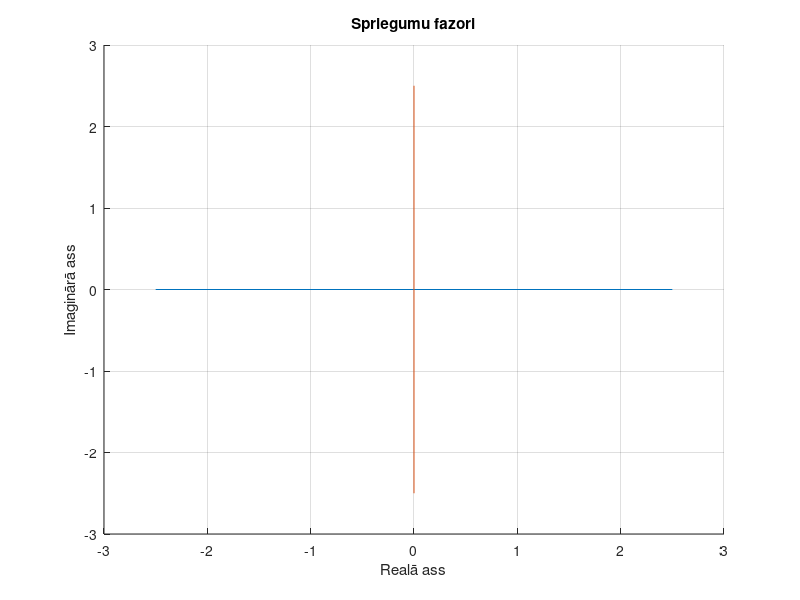

Reproduce this figure in MATLAB. (Note: this script raises an error after producing the figure.)
L=20e-3; C=2200e-12;
R0 = 1e3; Us = 5; R1=1e3;
f = [10e3];
omega = 2*pi*f;
Zl = L*omega*i;

r = [Zl+R0+R1];
I = r.\Us;

Uv = I.*Zl;
faze = angle(Uv);
amp = abs(Uv);


figure
hold on
plot ([-2.5, 2.5], [0,0]) %draw vertical line
plot ([0,0], [-2.5,2.5]) %draw horizontal line
grid on
xlabel('Realā ass')
ylabel('Imaginārā ass')
title('Spriegumu fazori')

for k=1:1
   arrow( [ 0 0 ], [ real(Uv(k)) imag(Uv(k)) ] ) 
   str = num2str(k);
   text(real(Uv(k)-1),imag(Uv(k)+3*i), str)
   text(real(Uv(k)-2.2),imag(Uv(k)+3*i), 'U')
end

figure(2)
hold on
plot ([-0.001, 0.001], [0,0]) %draw vertical line
plot ([0,0], [-0.001,0.001]) %draw horizontal line
grid on
xlabel('Realā ass')
ylabel('Imaginārā ass')
title('Strāvu fazori')

for k=1:1
   arrow( [ 0 0 ], [ real(I(k)) imag(I(k)) ] ) 
   str = num2str(k);
   text(real(I(k)-1),imag(I(k)+3*i), str)
   text(real(I(k)-2.2),imag(I(k)+3*i), 'U')
end
